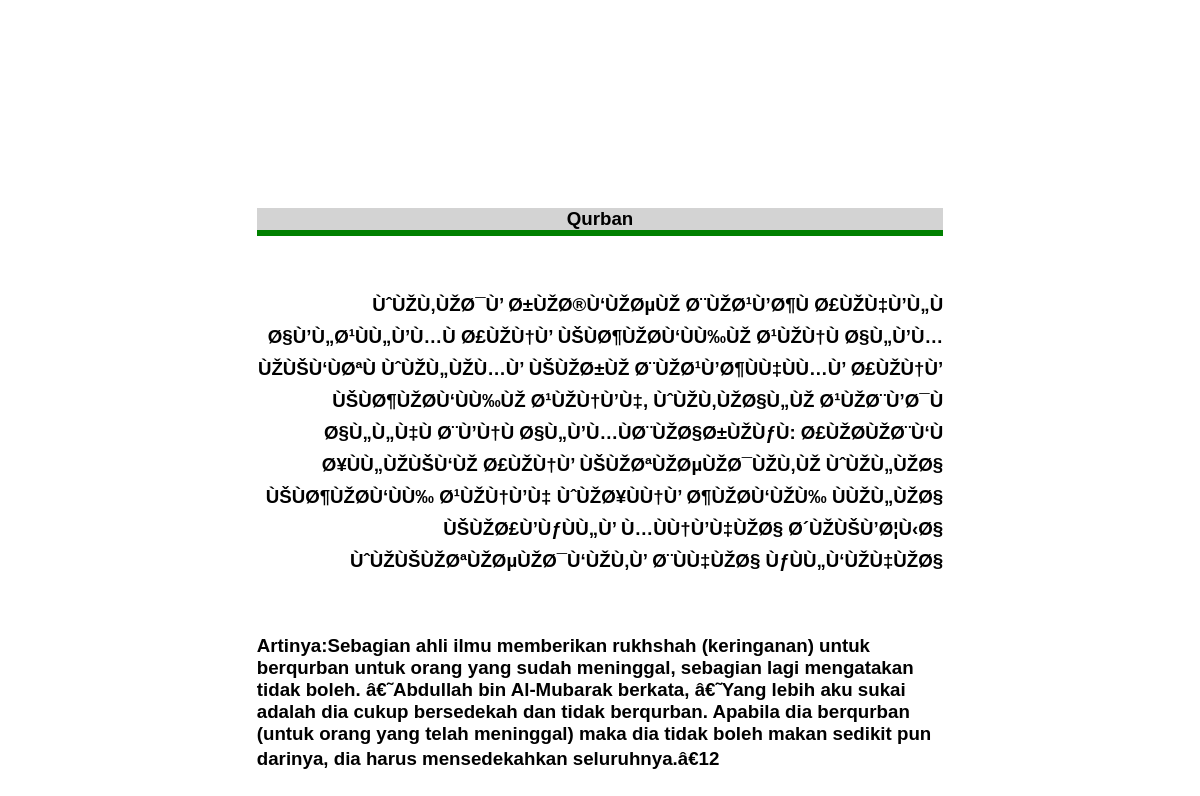
Screenshot of /detail.php?idd=51 with the database file from the repository.
### tables this page shows
CREATE TABLE `hadits` (
  `id_hadits` int(11) NOT NULL,
  `jenis_hadits` text NOT NULL,
  `ayat` text NOT NULL,
  `artinya` text NOT NULL
);

### detail.php (the view, shortened to what this page needs)
<?php
$idd=$_GET['idd'];
$q=mysql_query("SELECT * FROM hadits WHERE id_hadits='$idd'");
$data=mysql_fetch_array($q);
?>
<html>
<head>
<link rel="stylesheet" type="text/css" href="style.css" />
</head>
<body style= "font-family: 'Vidaloka', sans-serif; ";>
<center>
	<h3 style= "text-align: center; width:60%;  border-bottom: 6px solid green; background-color: lightgrey;"; ><?php echo $data['jenis_hadits'];?></h3></br>
	<h3 style= "text-align: right; width:60%"><?php echo $data['ayat'];?></h3></br>
	<h3 style= "text-align: left; width:60%"><?php echo $data['artinya'];?></h3></br>
</center>
</body>
</html>

### style.css (style rules this page uses)
body { padding: 200px 20px; }

### rows the page displays
hadits: jenis_hadits "Qurban", ayat "ÙˆÙŽÙ‚ÙŽØ¯Ù’ Ø±ÙŽØ®Ù‘ÙŽØµÙŽ Ø¨ÙŽØ¹Ù’Ø¶Ù Ø£ÙŽÙ‡Ù’Ù„Ù Ø§Ù’Ù„Ø¹ÙÙ„Ù’Ù…Ù Ø£ÙŽÙ†Ù’ ÙŠÙØ¶ÙŽØ­Ù‘ÙÙ‰ÙŽ Ø¹ÙŽÙ†Ù Ø§Ù„Ù’Ù…ÙŽÙŠÙ‘ÙØªÙ ÙˆÙŽÙ„ÙŽÙ…Ù’ ÙŠÙŽØ±ÙŽ Ø¨ÙŽØ¹Ù’Ø¶ÙÙ‡ÙÙ…Ù’ Ø£ÙŽÙ†Ù’ ÙŠÙØ¶ÙŽØ­Ù‘ÙÙ‰ÙŽ Ø¹ÙŽÙ†Ù’Ù‡, ÙˆÙŽÙ‚ÙŽØ§Ù„ÙŽ Ø¹ÙŽØ¨Ù’Ø¯Ù Ø§Ù„Ù„Ù‡Ù Ø¨Ù’Ù†Ù Ø§Ù„Ù’Ù…ÙØ¨ÙŽØ§Ø±ÙŽÙƒÙ: Ø£ÙŽØ­ÙŽØ¨Ù‘Ù Ø¥ÙÙ„ÙŽÙŠÙ‘ÙŽ Ø£ÙŽÙ†Ù’ ÙŠÙŽØªÙŽØµÙŽØ¯ÙŽÙ‚ÙŽ ÙˆÙŽÙ„ÙŽØ§ ÙŠÙØ¶ÙŽØ­Ù‘ÙÙ‰ Ø¹ÙŽÙ†Ù’Ù‡ ÙˆÙŽØ¥ÙÙ†Ù’ Ø¶ÙŽØ­Ù‘ÙŽÙ‰ ÙÙŽÙ„ÙŽØ§ ÙŠÙŽØ£Ù’ÙƒÙÙ„Ù’ Ù…ÙÙ†Ù’Ù‡ÙŽØ§ Ø´ÙŽÙŠÙ’Ø¦Ù‹Ø§ ÙˆÙŽÙŠÙŽØªÙŽØµÙŽØ¯Ù‘ÙŽÙ‚Ù’ Ø¨ÙÙ‡ÙŽØ§ ÙƒÙÙ„Ù‘ÙŽÙ‡ÙŽØ§", artinya "Artinya:Sebagian ahli ilmu memberikan rukhshah (keringanan) untuk berqurban untuk orang yang sudah meninggal, sebagian lagi mengatakan tidak boleh. â€˜Abdullah bin Al-Mubarak berkata, â€˜Yang lebih aku sukai adalah dia cukup bersedekah dan tidak berqurban. Apabila dia berqurban (untuk orang yang telah meninggal) maka dia tidak boleh makan sedikit pun darinya, dia harus mensedekahkan seluruhnya.â€12"
